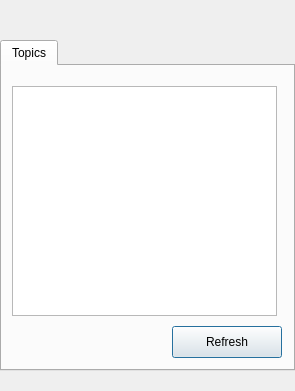
<?xml version="1.0" encoding="UTF-8"?>
<ui version="4.0">
 <class>agTopicManager</class>
 <widget class="QDialog" name="agTopicManager">
  <property name="geometry">
   <rect>
    <x>0</x>
    <y>0</y>
    <width>295</width>
    <height>391</height>
   </rect>
  </property>
  <property name="sizePolicy">
   <sizepolicy hsizetype="Preferred" vsizetype="Preferred">
    <horstretch>0</horstretch>
    <verstretch>0</verstretch>
   </sizepolicy>
  </property>
  <property name="maximumSize">
   <size>
    <width>295</width>
    <height>16777215</height>
   </size>
  </property>
  <property name="windowTitle">
   <string>Edit Feature</string>
  </property>
  <property name="toolTip">
   <string>&lt;html&gt;&lt;head/&gt;&lt;body&gt;&lt;p&gt;Add Feature&lt;/p&gt;&lt;p&gt;&lt;br/&gt;&lt;/p&gt;&lt;/body&gt;&lt;/html&gt;</string>
  </property>
  <property name="text" stdset="0">
   <string>Edit Feature</string>
  </property>
  <widget class="QTabWidget" name="Tabs">
   <property name="geometry">
    <rect>
     <x>0</x>
     <y>40</y>
     <width>295</width>
     <height>331</height>
    </rect>
   </property>
   <property name="currentIndex">
    <number>0</number>
   </property>
   <widget class="QWidget" name="tabDevices">
    <attribute name="title">
     <string>Topics</string>
    </attribute>
    <widget class="QPushButton" name="devicesRefresh">
     <property name="geometry">
      <rect>
       <x>170</x>
       <y>260</y>
       <width>110</width>
       <height>32</height>
      </rect>
     </property>
     <property name="text">
      <string>Refresh</string>
     </property>
    </widget>
    <widget class="QTableWidget" name="tableDevices">
     <property name="geometry">
      <rect>
       <x>10</x>
       <y>20</y>
       <width>265</width>
       <height>230</height>
      </rect>
     </property>
    </widget>
   </widget>
  </widget>
 </widget>
 <resources/>
 <connections/>
</ui>
